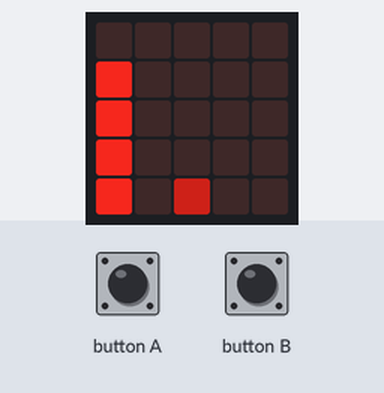
Recording of a program running on a simulated BBC micro:bit running MicroPython. On the bench: the board's 5×5 LED display. Inputs (shaded band) come from the test bench. Random numbers come from a fixed seed.

Above: at 1.2 s.
1.3 s: button A pressed for 0.15 s
At 1.5 s:
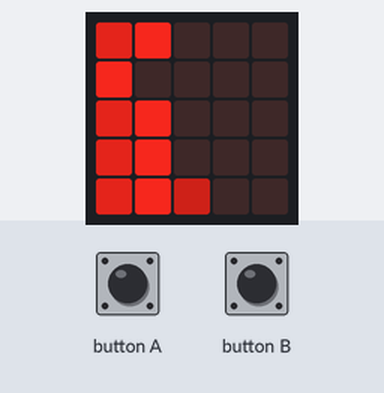
2.0 s: button B pressed for 0.15 s
At 2.26 s:
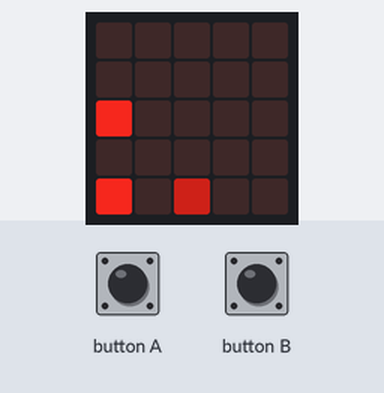
2.7 s: button A pressed for 1 s
At 3.02 s:
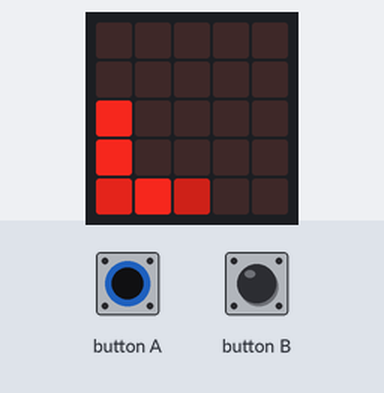
4.3 s: button B pressed for 1 s
At 4.55 s:
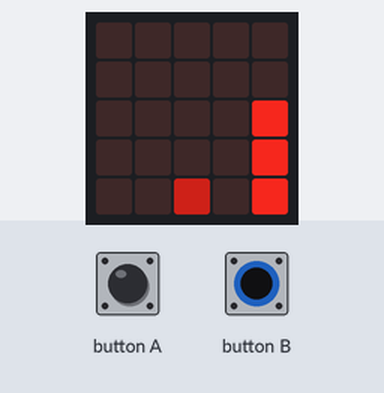
5.9 s: button A pressed for 0.15 s
At 6.07 s:
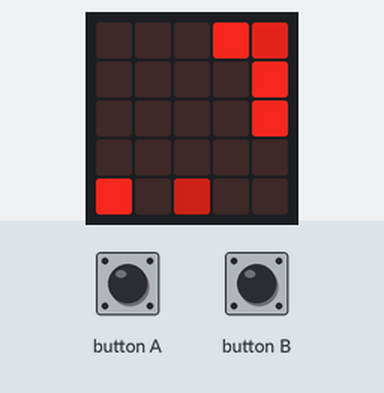
6.6 s: button A pressed for 3.2 s
At 6.83 s:
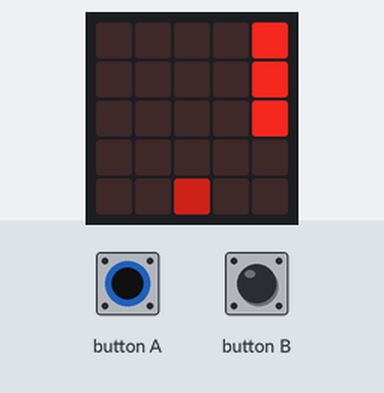

The program:

stay-on-the-road.py
```python
# stay-on-the-road.py
# Microbit game by @darrenjw and (mainly) @andrewjp

# Use the left and right buttons to keep the car on the road


import microbit
import math
import random


class Scrambler():

    SAMPLETIME = 50


    def __init__(self):
        w=self.w=6
        self.board=[[0,w],[0,w],[0,w],[0,w],[0,w]]
        self.samplespermove=10

    def startGame(self):
        microbit.display.clear()
        self.ox=0


        self.score = 0

        self.bstates0=self.getbuttons()


        playing = True

        samples = 0
        self.ctr=0
        self.move=0
        while(playing):
            #keep looping around, if the button is pressed, move the snake immediately,
            #otherwise move it when the sample time is reached
            self.ctr+=1


            microbit.sleep(self.SAMPLETIME)
            self.updatebuttons()
            moved=0
            if self.bchange[0]==1:
                moved=1
                self.ox+=1
            elif self.bchange[1]==1:
                moved=1
                self.ox-=1

            samples = samples + 1
            if moved or samples >= self.samplespermove:
                self.move+=1
                if self.move%40 ==0:
                    self.samplespermove-=1
                if self.move %50 ==0:
                    self.w-=1
                if self.w<2:
                    self.w=2
                self.score+=10
                self.drawBoard()

                #check collision
                left,right=self.board[-1]
                x=2-self.ox
                if x<=left or x>=right:
                    break
                self.moveBoard()
                samples = 0
            self.drawPlayer()
            #if self.ox<0 and self.ctr>100:
               # break
        #microbit.display.scroll(str(self.ox))

        microbit.display.scroll("Score = " + str(self.score), 100)
        microbit.display.clear()

    def moveBoard(self):
        left,right=self.board[0]
        direc=random.randint(0,2)-1
        left+=direc
        right+=direc
        if right-left>self.w:
            left+=(right-left-self.w)

        self.board=[[left,right]]+self.board[:4]
    def getbuttons(self):
        return [microbit.button_a.is_pressed(),microbit.button_b.is_pressed()]
    def updatebuttons(self):
        self.bstates=self.getbuttons()
        self.bchange=[ self.bstates[i]-self.bstates0[i] for i in [0,1]]
        self.bstates0=self.bstates[:]


    def drawBoard(self):
        for row,(left,right) in enumerate(self.board):
            left+=self.ox
            right+=self.ox
            for col in range(5):

                b=0
                if col<=left:
                    b=8-(left-col)*2
                elif col>=right:
                    b=8-(col-right)*2
                if b<0:
                    b=0

                microbit.display.set_pixel(col,row,b)
    def drawPlayer(self):
        b=[4,7,9,9,7,5,4,4,4,4][(self.ctr*2) %10]
        microbit.display.set_pixel(2,4,b)


game = Scrambler()
game.startGame()
```
